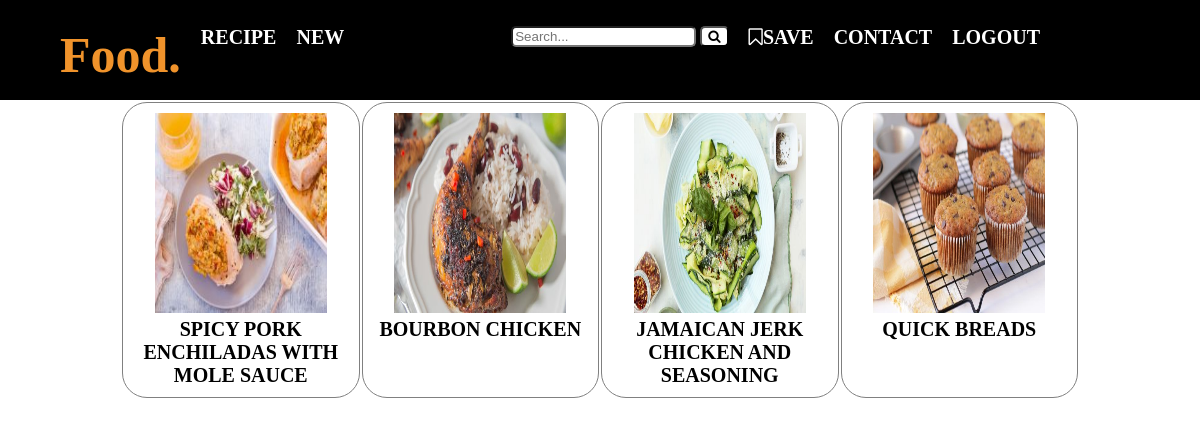
Page /new.php on the committed database.
### tables this page shows
CREATE TABLE `recipe` (
  `publisher_name` varchar(30) NOT NULL,
  `recipe_id` int(4) NOT NULL,
  `course_id` int(4) NOT NULL,
  `sub_category_id` int(11) NOT NULL,
  `recipe_name` varchar(40) NOT NULL,
  `cook_time` varchar(30) NOT NULL,
  `recipe_image` longtext NOT NULL,
  `pre_time` varchar(30) NOT NULL,
  `ingredients` text NOT NULL,
  `directions` text NOT NULL
);

### new.php (the view, shortened to what this page needs)
<?php
	include'include/config.php';
?>
<!DOCTYPE html>
<html>
<head>
	<?php
		include'include/head.php';
	?>
	<link rel="stylesheet" type="text/css" href="css/menu&footer.css">
</head>
<body>
	<div id="menu" style="background-color: black; height:auto;">
		<nav class="clearfix">
			<?php
				include'include/menu.php';
			?>
		</nav>
	</div>
	<div class="recipe" style="background-color:white;" width="80%;">
			<?php
				$sql="select * from recipe where course_id=3";
				$result=$conn->query($sql);
			?>
			<table  width="80%" align="center">
					<?php
						$count=0;
						while($row=mysqli_fetch_assoc($result)){
							if($count==0){
								echo '<tr>';
							}
							echo '<td style="padding:10px; border-radius: 25px; border:1px solid gray; " valign="top" width="20%" align="center"  >
										<a href="detail.php?recipe_id='.$row['recipe_id'].'" style="color:black;">
											<img src="upload_image/'.$row['recipe_image'].'" width="80%" height="200">
											<br>
											'.$row['recipe_name'].'
										</a>
								</td>';
							$count++;
							if($count==4){
								echo '</tr>';
								$count=0;
							}
						}
					?>
			</table>
	</div>
</body>
</html>

### css/index.css (style rules this page uses)
body { margin:0; padding:0; }
#menu { z-index:99; }
a { text-decoration: none; font-weight: bold; font-size: 16px; color: white; cursor: pointer; height: 20px; font-family: Arial, Helvetica, sans-serif; }
.recipe { width: 100%; }

### css/pages.css (style rules this page uses)
.recipe { clear: both; }

### css/menu&footer.css (style rules this page uses)
body { user-select: none; margin:0; padding:0; box-sizing:border-box; }
#menu { z-index:99; user-select: none; }
a { text-decoration: none; font-weight: bold; font-size: 20px; color: white; cursor: pointer; height: 20px; font-family: Lucida Console; }
.clearfix::after { content: " "; display: block; height: 0; clear: both; }

### rows in the picture
recipe: recipe_image (picture), recipe_name "SPICY PORK ENCHILADAS WITH MOLE SAUCE"
recipe: recipe_image (picture), recipe_name "BOURBON CHICKEN"
recipe: recipe_image (picture), recipe_name "JAMAICAN JERK CHICKEN AND SEASONING"
recipe: recipe_image (picture), recipe_name "QUICK BREADS"
